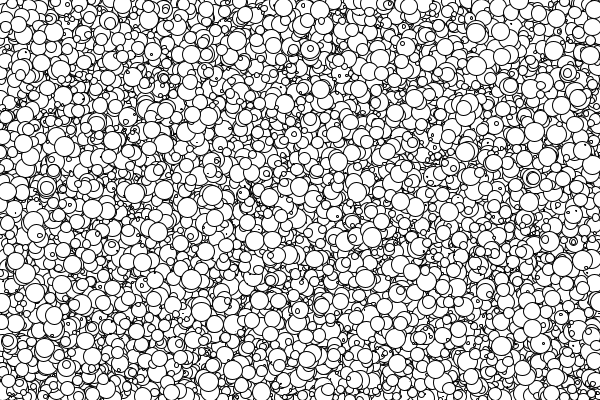
Frame 1 (no input)
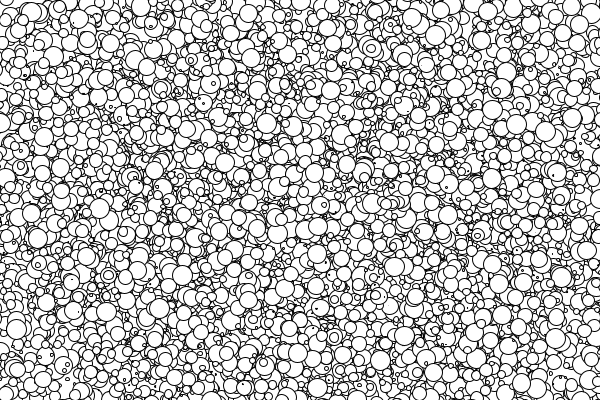
Frame 60 (the mouse pressed at the canvas centre just before this capture)
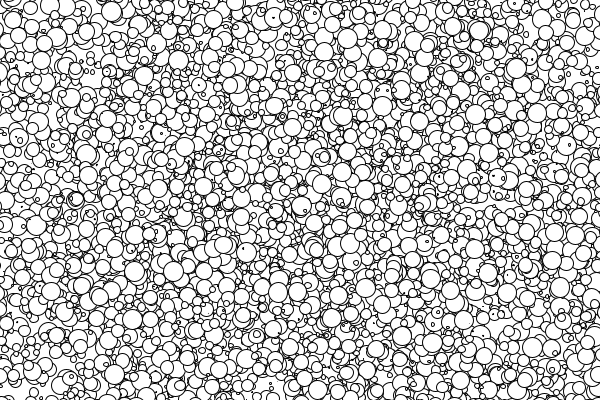
Frame 120 (the mouse held since frame 60 and released just before this capture)

The Processing sketch that drew these frames (run headless with seeded random() and noise(); from frame 60 on, the mouse is pressed at the canvas centre):

// Processing sketch: processing_76880
// ── processing_76880.pde

int maxNumbers = 47; 
boids [] numbers;
int l =10000;


void setup () {
  size(600, 400);
  numbers= new boids [l];
  //numbers [0]=random (maxNumbers);

  for (int i = 0; i <l;i=i+1) {
    float tempRadius = random(10);
    PVector tempPosition = new PVector ( random (600), random (400));
    PVector tempSpeed = new PVector ( random (-2, 2), random (-2, 2));

    numbers[i]=new boids (tempRadius, tempPosition, tempSpeed);
    numbers[i].showBoid();

    // println ("Die Zahl" +i+"ist="+numbers[i]);
  }
}
void draw () {
  background(255);
  for (int i = 0; i <l;i=i+1){
    numbers[i].moveBoid();
    numbers[i].showBoid();
}
}

//numbers [5]=numbers [0] + numbers [1] + numbers [2] + numbers [3] + numbers [4];

//println (numbers[5]);
class boids {
  float radius;
  PVector position;
  PVector speed;
  boids (float _radius, PVector _position, PVector _speed)
  { 
    radius= _radius;
    position= _position;
    speed= _speed;
  }
    void showBoid() {
      ellipse( position.x, position.y, radius*2, radius*2);
    }
  void moveBoid() {
    position.add(speed);
  }
}
